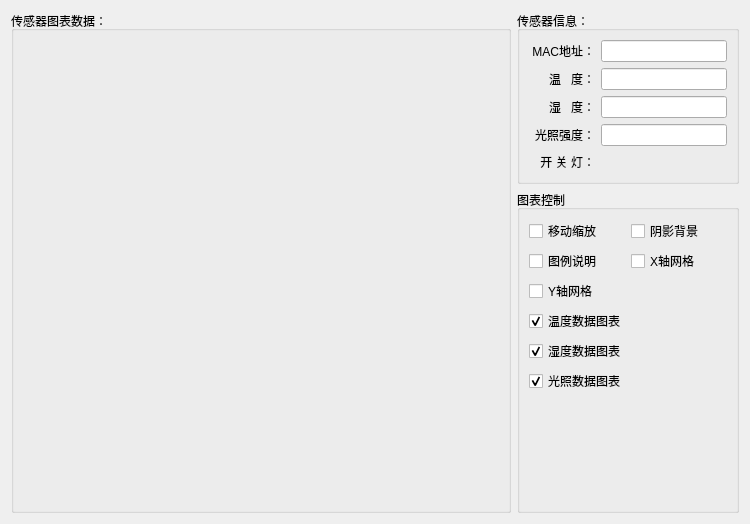
<?xml version="1.0" encoding="UTF-8"?>
<ui version="4.0">
 <class>frmSensorData</class>
 <widget class="QWidget" name="frmSensorData">
  <property name="geometry">
   <rect>
    <x>0</x>
    <y>0</y>
    <width>750</width>
    <height>524</height>
   </rect>
  </property>
  <property name="windowTitle">
   <string>Form</string>
  </property>
  <layout class="QGridLayout" name="gridLayout_3">
   <item row="0" column="0" rowspan="2">
    <widget class="QGroupBox" name="groupBox">
     <property name="sizePolicy">
      <sizepolicy hsizetype="Preferred" vsizetype="Preferred">
       <horstretch>2</horstretch>
       <verstretch>0</verstretch>
      </sizepolicy>
     </property>
     <property name="title">
      <string>传感器图表数据：</string>
     </property>
     <layout class="QVBoxLayout" name="verticalLayout">
      <item>
       <widget class="QCustomPlot" name="plot_temperature" native="true"/>
      </item>
      <item>
       <widget class="QCustomPlot" name="plot_humidity" native="true"/>
      </item>
      <item>
       <widget class="QCustomPlot" name="plot_light" native="true"/>
      </item>
     </layout>
    </widget>
   </item>
   <item row="0" column="1">
    <widget class="QGroupBox" name="groupBox_2">
     <property name="sizePolicy">
      <sizepolicy hsizetype="Preferred" vsizetype="Preferred">
       <horstretch>0</horstretch>
       <verstretch>0</verstretch>
      </sizepolicy>
     </property>
     <property name="title">
      <string>传感器信息：</string>
     </property>
     <layout class="QGridLayout" name="gridLayout">
      <item row="0" column="0">
       <widget class="QLabel" name="label">
        <property name="text">
         <string> MAC地址：</string>
        </property>
        <property name="alignment">
         <set>Qt::AlignRight|Qt::AlignTrailing|Qt::AlignVCenter</set>
        </property>
       </widget>
      </item>
      <item row="0" column="1" colspan="2">
       <widget class="QLineEdit" name="le_mac"/>
      </item>
      <item row="1" column="0">
       <widget class="QLabel" name="label_2">
        <property name="text">
         <string> 温   度：</string>
        </property>
        <property name="alignment">
         <set>Qt::AlignRight|Qt::AlignTrailing|Qt::AlignVCenter</set>
        </property>
       </widget>
      </item>
      <item row="1" column="1" colspan="2">
       <widget class="QLineEdit" name="le_temperature"/>
      </item>
      <item row="2" column="0">
       <widget class="QLabel" name="label_3">
        <property name="text">
         <string> 湿   度：</string>
        </property>
        <property name="alignment">
         <set>Qt::AlignRight|Qt::AlignTrailing|Qt::AlignVCenter</set>
        </property>
       </widget>
      </item>
      <item row="2" column="1" colspan="2">
       <widget class="QLineEdit" name="le_humidity"/>
      </item>
      <item row="3" column="0">
       <widget class="QLabel" name="label_4">
        <property name="text">
         <string>光照强度：</string>
        </property>
        <property name="alignment">
         <set>Qt::AlignRight|Qt::AlignTrailing|Qt::AlignVCenter</set>
        </property>
       </widget>
      </item>
      <item row="3" column="1" colspan="2">
       <widget class="QLineEdit" name="le_light"/>
      </item>
      <item row="4" column="0">
       <widget class="QLabel" name="label_5">
        <property name="text">
         <string>开 关 灯：</string>
        </property>
        <property name="alignment">
         <set>Qt::AlignRight|Qt::AlignTrailing|Qt::AlignVCenter</set>
        </property>
       </widget>
      </item>
      <item row="4" column="1">
       <widget class="QPushButton" name="btnSwitch">
        <property name="sizePolicy">
         <sizepolicy hsizetype="Minimum" vsizetype="Fixed">
          <horstretch>0</horstretch>
          <verstretch>0</verstretch>
         </sizepolicy>
        </property>
        <property name="minimumSize">
         <size>
          <width>40</width>
          <height>20</height>
         </size>
        </property>
        <property name="styleSheet">
         <string notr="true">background: transparent;
border:0px;</string>
        </property>
        <property name="text">
         <string/>
        </property>
        <property name="icon">
         <iconset resource="other/rc.qrc">
          <normaloff>:/image/switch_off.png</normaloff>:/image/switch_off.png</iconset>
        </property>
        <property name="iconSize">
         <size>
          <width>40</width>
          <height>40</height>
         </size>
        </property>
        <property name="flat">
         <bool>true</bool>
        </property>
       </widget>
      </item>
      <item row="4" column="2">
       <spacer name="horizontalSpacer">
        <property name="orientation">
         <enum>Qt::Horizontal</enum>
        </property>
        <property name="sizeHint" stdset="0">
         <size>
          <width>80</width>
          <height>20</height>
         </size>
        </property>
       </spacer>
      </item>
     </layout>
    </widget>
   </item>
   <item row="1" column="1">
    <widget class="QGroupBox" name="groupBox_3">
     <property name="title">
      <string>图表控制</string>
     </property>
     <layout class="QVBoxLayout" name="verticalLayout_2">
      <item>
       <layout class="QGridLayout" name="gridLayout_2">
        <item row="0" column="0">
         <widget class="QCheckBox" name="ckMove">
          <property name="text">
           <string>移动缩放</string>
          </property>
         </widget>
        </item>
        <item row="0" column="1">
         <widget class="QCheckBox" name="ckBackground">
          <property name="text">
           <string>阴影背景</string>
          </property>
         </widget>
        </item>
        <item row="1" column="0">
         <widget class="QCheckBox" name="ckLegend">
          <property name="text">
           <string>图例说明</string>
          </property>
         </widget>
        </item>
        <item row="1" column="1">
         <widget class="QCheckBox" name="ckXGrid">
          <property name="text">
           <string>X轴网格</string>
          </property>
         </widget>
        </item>
        <item row="2" column="0">
         <widget class="QCheckBox" name="ckYGrid">
          <property name="text">
           <string>Y轴网格</string>
          </property>
         </widget>
        </item>
        <item row="3" column="0" colspan="2">
         <widget class="QCheckBox" name="ckTemperatureData">
          <property name="text">
           <string>温度数据图表</string>
          </property>
          <property name="checked">
           <bool>true</bool>
          </property>
         </widget>
        </item>
        <item row="4" column="0" colspan="2">
         <widget class="QCheckBox" name="ckHumidityData">
          <property name="text">
           <string>湿度数据图表</string>
          </property>
          <property name="checked">
           <bool>true</bool>
          </property>
         </widget>
        </item>
        <item row="5" column="0" colspan="2">
         <widget class="QCheckBox" name="ckLightData">
          <property name="text">
           <string>光照数据图表</string>
          </property>
          <property name="checked">
           <bool>true</bool>
          </property>
         </widget>
        </item>
       </layout>
      </item>
      <item>
       <spacer name="verticalSpacer">
        <property name="orientation">
         <enum>Qt::Vertical</enum>
        </property>
        <property name="sizeHint" stdset="0">
         <size>
          <width>20</width>
          <height>172</height>
         </size>
        </property>
       </spacer>
      </item>
     </layout>
    </widget>
   </item>
  </layout>
 </widget>
 <customwidgets>
  <customwidget>
   <class>QCustomPlot</class>
   <extends>QWidget</extends>
   <header>qcustomplot.h</header>
   <container>1</container>
  </customwidget>
 </customwidgets>
 <resources>
  <include location="other/rc.qrc"/>
 </resources>
 <connections/>
</ui>
